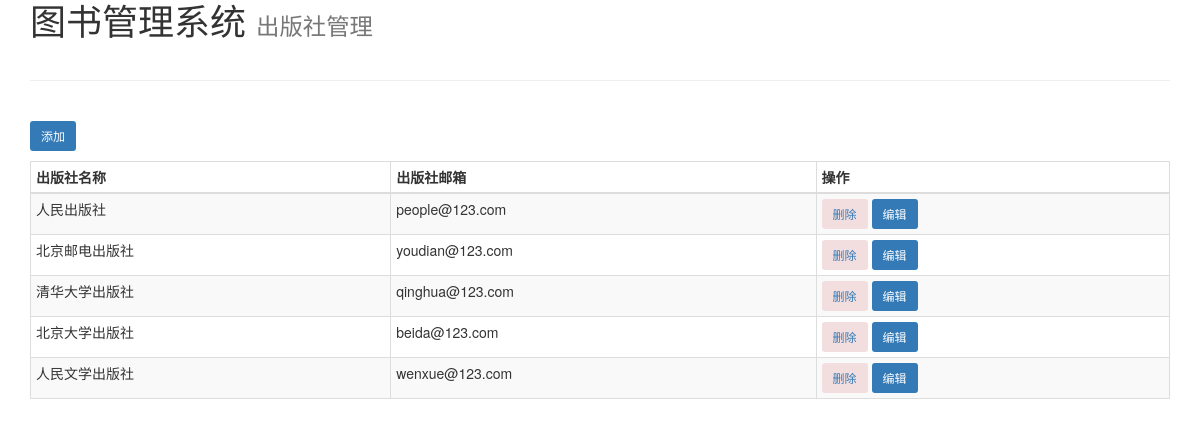
The page /bms/indexPublish/ (signed in) on the database its author committed.
### bms/models.py (models this page shows)
class Publish(models.Model):
    name = models.CharField(max_length=32)
    email = models.EmailField()

### bms/views.py (the view)
    def foo(request,*args,**kwargs):
        user = request.user
        if not user.is_authenticated():
            return redirect('/bms/loginbms/')
        return func(request,*args,**kwargs)

### bms/views.py (called while the page is built)
def check_login(func):
    def foo(request,*args,**kwargs):
        user = request.user
        if not user.is_authenticated():
            return redirect('/bms/loginbms/')
        return func(request,*args,**kwargs)
    return foo

@check_login
def indexPublish(request):
    publish_list = Publish.objects.all()
    return render(request, 'indexPublish.html', {'publish_list': publish_list})

### templates/indexPublish.html (shortened to what this page needs)
{% extends 'layout.html' %}
{% block page-main %}
    <div class="container">
        <div>
        <span class="h1">
            <small>
                出版社管理
            </small>
         </span>
        </div>
        <br>
        <hr>
        <br>
        <p><a href="/bms/addPublish/" class="btn btn-sm bg-primary">添加</a></p>
        <div class="table-responsive">
            <table class="table table-striped table-bordered table-hover table-condensed">
                <thead>
                <tr>
                    <th>出版社名称</th>
                    <th>出版社邮箱</th>
                    <th>操作</th>
                </tr>
                </thead>
                <tbody>
                {% for publish in publish_list %}
                    <tr>
                        <td>{{ publish.name }}</td>
                        <td>{{ publish.email }}</td>
                        <td>
                            <a href="/bms/delPublish/?id={{ publish.id }}" class="btn btn-sm bg-danger">删除</a>
                            <a href="/bms/editPublish/?id={{ publish.id }}" class="btn btn-sm bg-primary">编辑</a>
                        </td>
                    </tr>
                {% endfor %}
                </tbody>
            </table>
        </div>
    </div>
{% endblock %}

### rows shown on the page
Publish: name "人民出版社", email "people@123.com"
Publish: name "北京邮电出版社", email "youdian@123.com"
Publish: name "清华大学出版社", email "qinghua@123.com"
Publish: name "北京大学出版社", email "beida@123.com"
Publish: name "人民文学出版社", email "wenxue@123.com"
